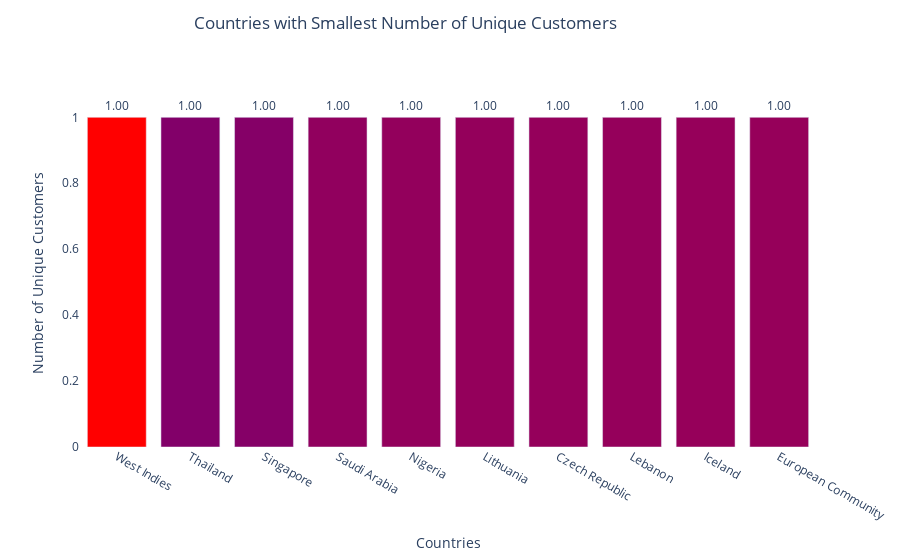

The cell this chart's notebook holds for it:
### Code cell
fig = go.Figure(data=[
    go.Bar(name='Countries with Smallest Number of Unique Customers', 
           x=retail_data_customer_unique_asc['Country'].astype(str), 
           y=retail_data_customer_unique_asc['Customer_Count'],
           marker_opacity=1,
           marker={'color': retail_data_customer_unique_desc['Customer_Count'],
                   'colorscale': 'Rainbow'}
          )
    ])

fig.update_traces(texttemplate='%{y:.3s}', textposition='outside')

fig.update_layout(title='Countries with Smallest Number of Unique Customers',
                  title_x=0.45,
                  title_y=0.97,
                  xaxis_title="Countries",
                  yaxis_title="Number of Unique Customers",
                  plot_bgcolor='white')
fig.show()

### Figure 1 — Plotly figure (JSON) as saved in the notebook; plotly's stock layout.template omitted (floating-point values rounded to 4 significant figures)
{"data": [{"marker": {"color": [5410, 107, 95, 41, 29, 24, 23, 22, 19, 17], "colorscale": [[0, "rgb(150,0,90)"], [0.125, "rgb(0,0,200)"], [0.25, "rgb(0,25,255)"], [0.375, "rgb(0,152,255)"], [0.5, "rgb(44,255,150)"], [0.625, "rgb(151,255,0)"], [0.75, "rgb(255,234,0)"], [0.875, "rgb(255,111,0)"], [1, "rgb(255,0,0)"]], "opacity": 1}, "name": "Countries with Smallest Number of Unique Customers", "textposition": "outside", "texttemplate": "%{y:.3s}", "type": "bar", "x": ["West Indies", "Thailand", "Singapore", "Saudi Arabia", "Nigeria", "Lithuania", "Czech Republic", "Lebanon", "Iceland", "European Community"], "y": [1, 1, 1, 1, 1, 1, 1, 1, 1, 1]}], "layout": {"plot_bgcolor": "white", "title": {"text": "Countries with Smallest Number of Unique Customers", "x": 0.45, "y": 0.97}, "xaxis": {"title": {"text": "Countries"}}, "yaxis": {"title": {"text": "Number of Unique Customers"}}}}
